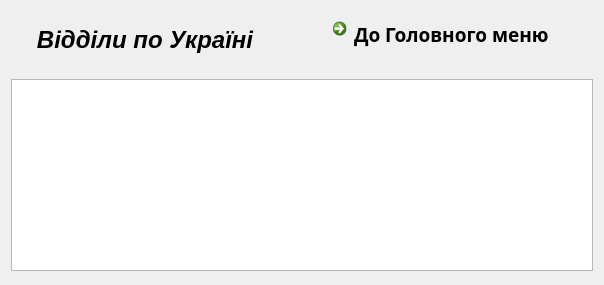
    <widget class="QWidget" name="departmentsWidget">
     <layout class="QVBoxLayout" name="verticalLayout_6">
      <item>
       <layout class="QHBoxLayout" name="horizontalLayout_12">
        <item>
         <widget class="QLabel" name="label_104">
          <property name="minimumSize">
           <size>
            <width>0</width>
            <height>40</height>
           </size>
          </property>
          <property name="maximumSize">
           <size>
            <width>16777215</width>
            <height>40</height>
           </size>
          </property>
          <property name="font">
           <font>
            <pointsize>18</pointsize>
            <italic>true</italic>
            <bold>true</bold>
           </font>
          </property>
          <property name="text">
           <string>Відділи по Україні</string>
          </property>
          <property name="alignment">
           <set>Qt::AlignBottom|Qt::AlignHCenter</set>
          </property>
         </widget>
        </item>
        <item>
         <spacer name="horizontalSpacer_20">
          <property name="orientation">
           <enum>Qt::Horizontal</enum>
          </property>
          <property name="sizeType">
           <enum>QSizePolicy::Fixed</enum>
          </property>
          <property name="sizeHint" stdset="0">
           <size>
            <width>40</width>
            <height>20</height>
           </size>
          </property>
         </spacer>
        </item>
        <item>
         <widget class="QCommandLinkButton" name="departmentsMainMenuCommandLinkButton">
          <property name="sizePolicy">
           <sizepolicy hsizetype="Preferred" vsizetype="Preferred">
            <horstretch>0</horstretch>
            <verstretch>0</verstretch>
           </sizepolicy>
          </property>
          <property name="minimumSize">
           <size>
            <width>0</width>
            <height>0</height>
           </size>
          </property>
          <property name="maximumSize">
           <size>
            <width>16777215</width>
            <height>50</height>
           </size>
          </property>
          <property name="font">
           <font>
            <family>Berlin Sans FB Demi</family>
            <pointsize>14</pointsize>
            <bold>true</bold>
           </font>
          </property>
          <property name="text">
           <string>До Головного меню</string>
          </property>
          <property name="iconSize">
           <size>
            <width>40</width>
            <height>40</height>
           </size>
          </property>
          <property name="autoDefault">
           <bool>false</bool>
          </property>
          <property name="default">
           <bool>false</bool>
          </property>
         </widget>
        </item>
       </layout>
      </item>
      <item>
       <spacer name="verticalSpacer_19">
        <property name="orientation">
         <enum>Qt::Vertical</enum>
        </property>
        <property name="sizeType">
         <enum>QSizePolicy::Fixed</enum>
        </property>
        <property name="sizeHint" stdset="0">
         <size>
          <width>20</width>
          <height>15</height>
         </size>
        </property>
       </spacer>
      </item>
      <item>
       <widget class="QTableView" name="departmentsTableView">
        <property name="sizePolicy">
         <sizepolicy hsizetype="Fixed" vsizetype="Minimum">
          <horstretch>0</horstretch>
          <verstretch>0</verstretch>
         </sizepolicy>
        </property>
        <property name="minimumSize">
         <size>
          <width>582</width>
          <height>0</height>
         </size>
        </property>
        <property name="maximumSize">
         <size>
          <width>16777215</width>
          <height>400</height>
         </size>
        </property>
        <property name="editTriggers">
         <set>QAbstractItemView::NoEditTriggers</set>
        </property>
        <property name="alternatingRowColors">
         <bool>false</bool>
        </property>
        <property name="selectionBehavior">
         <enum>QAbstractItemView::SelectRows</enum>
        </property>
       </widget>
      </item>
      <item>
       <spacer name="verticalSpacer_17">
        <property name="orientation">
         <enum>Qt::Vertical</enum>
        </property>
        <property name="sizeType">
         <enum>QSizePolicy::Fixed</enum>
        </property>
        <property name="sizeHint" stdset="0">
         <size>
          <width>100</width>
          <height>3</height>
         </size>
        </property>
       </spacer>
      </item>
     </layout>
    </widget>
